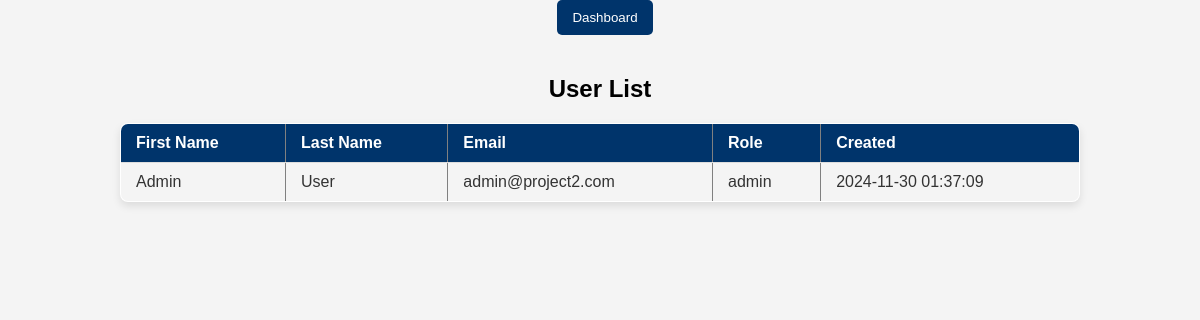
Page /view_users.php on the earlier database version.
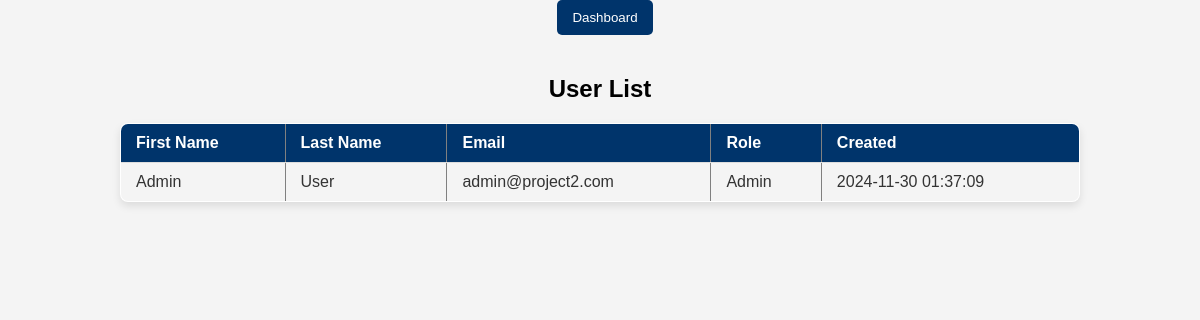
Same page on the later database version.
### tables this page shows
CREATE TABLE `users` (
    `id` int(11) NOT NULL auto_increment,
    `firstname` varchar(255) NOT NULL default '',
    `lastname` varchar(255) NOT NULL default '',
    `password` varchar(255) NOT NULL default '',
    `email` varchar(255) NOT NULL default '',
    `role` varchar(255) NOT NULL default '',
    `created_at` DATETIME NOT NULL DEFAULT CURRENT_TIMESTAMP,
    PRIMARY KEY (`id`)
);

### view_users.php (the view, shortened to what this page needs)
<?php
include 'db.php';
$sql = "SELECT * FROM users";
$stmt = $conn->prepare($sql);
$stmt->execute();
$users = $stmt->fetchAll(PDO::FETCH_ASSOC);
?>
<!DOCTYPE html>
<html lang="en">
<head>
    <link rel="stylesheet" href="user_styles.css">
</head>
<body>
    <button onclick="window.location.href='dashboard.php'">Dashboard</button>
    <h2>User List</h2>
    <table border="1">
        <tr>
            <th>First Name</th>
            <th>Last Name</th>
            <th>Email</th>
            <th>Role</th>
            <th>Created</th>
        </tr>
        <?php foreach ($users as $user): ?>
        <tr>
            <td><?= htmlspecialchars($user['firstname']) ?></td>
            <td><?= htmlspecialchars($user['lastname']) ?></td>
            <td><?= htmlspecialchars($user['email']) ?></td>
            <td><?= htmlspecialchars($user['role']) ?></td>
            <td><?= htmlspecialchars($user['created_at']) ?></td>
        </tr>
        <?php endforeach; ?>
    </table>
</body>
</html>

### user_styles.css (style rules this page uses)
body { font-family: Arial, sans-serif; background-color: #f4f4f4; margin: 0; padding: 0; text-align: center; }
button { background-color: #00346b; color: white; padding: 10px 15px; border: none; border-radius: 5px; cursor: pointer; margin-bottom: 20px; margin-left: 10px; }
table { width: 80%; margin: 20px auto; border-collapse: collapse; box-shadow: 0 4px 8px rgba(0, 0, 0, 0.1); background-color: white; border-radius: 8px; overflow: hidden; }
th { background-color: #00346b; color: white; padding: 10px 15px; text-align: left; font-weight: bold; }
td { padding: 10px 15px; text-align: left; border-bottom: 1px solid #ddd; color: #333; }
tr:nth-child(even) { background-color: #f4f4f4; }
th, td { border-bottom: 1px solid #ddd; }

Differences in the rows shown:
changed users "Admin": role "admin" → "Admin"
